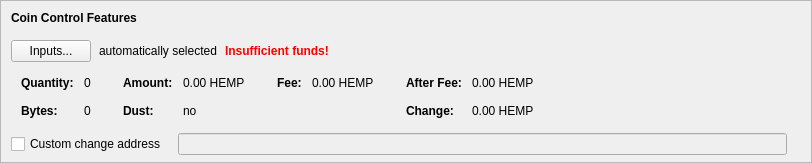
      <widget class="QFrame" name="frameCoinControl">
       <property name="sizePolicy">
        <sizepolicy hsizetype="Expanding" vsizetype="Fixed">
         <horstretch>0</horstretch>
         <verstretch>0</verstretch>
        </sizepolicy>
       </property>
       <property name="maximumSize">
        <size>
         <width>16777215</width>
         <height>16777215</height>
        </size>
       </property>
       <property name="frameShape">
        <enum>QFrame::StyledPanel</enum>
       </property>
       <property name="frameShadow">
        <enum>QFrame::Sunken</enum>
       </property>
       <layout class="QVBoxLayout" name="verticalLayoutCoinControl2">
        <property name="spacing">
         <number>0</number>
        </property>
        <property name="leftMargin">
         <number>0</number>
        </property>
        <property name="topMargin">
         <number>0</number>
        </property>
        <property name="rightMargin">
         <number>0</number>
        </property>
        <property name="bottomMargin">
         <number>6</number>
        </property>
        <item>
         <layout class="QVBoxLayout" name="verticalLayoutCoinControl" stretch="0,0,0,0,0">
          <property name="spacing">
           <number>0</number>
          </property>
          <property name="leftMargin">
           <number>10</number>
          </property>
          <property name="topMargin">
           <number>10</number>
          </property>
          <item>
           <layout class="QHBoxLayout" name="horizontalLayoutCoinControl1">
            <property name="bottomMargin">
             <number>15</number>
            </property>
            <item>
             <widget class="QLabel" name="labelCoinControlFeatures">
              <property name="sizePolicy">
               <sizepolicy hsizetype="Preferred" vsizetype="Maximum">
                <horstretch>0</horstretch>
                <verstretch>0</verstretch>
               </sizepolicy>
              </property>
              <property name="font">
               <font>
                <weight>75</weight>
                <bold>true</bold>
               </font>
              </property>
              <property name="styleSheet">
               <string notr="true">font-weight:bold;</string>
              </property>
              <property name="text">
               <string>Coin Control Features</string>
              </property>
             </widget>
            </item>
           </layout>
          </item>
          <item>
           <layout class="QHBoxLayout" name="horizontalLayoutCoinControl2" stretch="0,0,0,0">
            <property name="spacing">
             <number>8</number>
            </property>
            <property name="bottomMargin">
             <number>10</number>
            </property>
            <item>
             <widget class="QPushButton" name="pushButtonCoinControl">
              <property name="styleSheet">
               <string notr="true"/>
              </property>
              <property name="text">
               <string>Inputs...</string>
              </property>
              <property name="autoDefault">
               <bool>false</bool>
              </property>
             </widget>
            </item>
            <item>
             <widget class="QLabel" name="labelCoinControlAutomaticallySelected">
              <property name="text">
               <string>automatically selected</string>
              </property>
              <property name="margin">
               <number>5</number>
              </property>
             </widget>
            </item>
            <item>
             <widget class="QLabel" name="labelCoinControlInsuffFunds">
              <property name="font">
               <font>
                <weight>75</weight>
                <bold>true</bold>
               </font>
              </property>
              <property name="styleSheet">
               <string notr="true">color:red;font-weight:bold;</string>
              </property>
              <property name="text">
               <string>Insufficient funds!</string>
              </property>
              <property name="margin">
               <number>5</number>
              </property>
             </widget>
            </item>
            <item>
             <spacer name="horizontalSpacerCoinControl">
              <property name="orientation">
               <enum>Qt::Horizontal</enum>
              </property>
              <property name="sizeHint" stdset="0">
               <size>
                <width>40</width>
                <height>1</height>
               </size>
              </property>
             </spacer>
            </item>
           </layout>
          </item>
          <item>
           <widget class="QWidget" name="widgetCoinControl" native="true">
            <property name="sizePolicy">
             <sizepolicy hsizetype="Preferred" vsizetype="Preferred">
              <horstretch>0</horstretch>
              <verstretch>0</verstretch>
             </sizepolicy>
            </property>
            <property name="minimumSize">
             <size>
              <width>0</width>
              <height>0</height>
             </size>
            </property>
            <property name="styleSheet">
             <string notr="true"/>
            </property>
            <layout class="QHBoxLayout" name="horizontalLayoutCoinControl5">
             <property name="leftMargin">
              <number>0</number>
             </property>
             <property name="topMargin">
              <number>0</number>
             </property>
             <property name="rightMargin">
              <number>0</number>
             </property>
             <property name="bottomMargin">
              <number>0</number>
             </property>
             <item>
              <layout class="QHBoxLayout" name="horizontalLayoutCoinControl3" stretch="0,0,0,1">
               <property name="spacing">
                <number>20</number>
               </property>
               <property name="topMargin">
                <number>0</number>
               </property>
               <property name="bottomMargin">
                <number>10</number>
               </property>
               <item>
                <layout class="QFormLayout" name="formLayoutCoinControl1">
                 <property name="horizontalSpacing">
                  <number>10</number>
                 </property>
                 <property name="verticalSpacing">
                  <number>14</number>
                 </property>
                 <property name="leftMargin">
                  <number>10</number>
                 </property>
                 <property name="topMargin">
                  <number>4</number>
                 </property>
                 <property name="rightMargin">
                  <number>6</number>
                 </property>
                 <item row="0" column="0">
                  <widget class="QLabel" name="labelCoinControlQuantityText">
                   <property name="font">
                    <font>
                     <weight>75</weight>
                     <bold>true</bold>
                    </font>
                   </property>
                   <property name="text">
                    <string>Quantity:</string>
                   </property>
                   <property name="margin">
                    <number>0</number>
                   </property>
                  </widget>
                 </item>
                 <item row="0" column="1">
                  <widget class="QLabel" name="labelCoinControlQuantity">
                   <property name="cursor">
                    <cursorShape>IBeamCursor</cursorShape>
                   </property>
                   <property name="contextMenuPolicy">
                    <enum>Qt::ActionsContextMenu</enum>
                   </property>
                   <property name="text">
                    <string notr="true">0</string>
                   </property>
                   <property name="margin">
                    <number>0</number>
                   </property>
                   <property name="textInteractionFlags">
                    <set>Qt::LinksAccessibleByMouse|Qt::TextSelectableByKeyboard|Qt::TextSelectableByMouse</set>
                   </property>
                  </widget>
                 </item>
                 <item row="1" column="0">
                  <widget class="QLabel" name="labelCoinControlBytesText">
                   <property name="font">
                    <font>
                     <weight>75</weight>
                     <bold>true</bold>
                    </font>
                   </property>
                   <property name="text">
                    <string>Bytes:</string>
                   </property>
                  </widget>
                 </item>
                 <item row="1" column="1">
                  <widget class="QLabel" name="labelCoinControlBytes">
                   <property name="cursor">
                    <cursorShape>IBeamCursor</cursorShape>
                   </property>
                   <property name="contextMenuPolicy">
                    <enum>Qt::ActionsContextMenu</enum>
                   </property>
                   <property name="text">
                    <string notr="true">0</string>
                   </property>
                   <property name="textInteractionFlags">
                    <set>Qt::LinksAccessibleByMouse|Qt::TextSelectableByKeyboard|Qt::TextSelectableByMouse</set>
                   </property>
                  </widget>
                 </item>
                </layout>
               </item>
               <item>
                <layout class="QFormLayout" name="formLayoutCoinControl2">
                 <property name="horizontalSpacing">
                  <number>10</number>
                 </property>
                 <property name="verticalSpacing">
                  <number>14</number>
                 </property>
                 <property name="leftMargin">
                  <number>6</number>
                 </property>
                 <property name="topMargin">
                  <number>4</number>
                 </property>
                 <property name="rightMargin">
                  <number>6</number>
                 </property>
                 <item row="0" column="0">
                  <widget class="QLabel" name="labelCoinControlAmountText">
                   <property name="font">
                    <font>
                     <weight>75</weight>
                     <bold>true</bold>
                    </font>
                   </property>
                   <property name="text">
                    <string>Amount:</string>
                   </property>
                   <property name="margin">
                    <number>0</number>
                   </property>
                  </widget>
                 </item>
                 <item row="0" column="1">
                  <widget class="QLabel" name="labelCoinControlAmount">
                   <property name="cursor">
                    <cursorShape>IBeamCursor</cursorShape>
                   </property>
                   <property name="contextMenuPolicy">
                    <enum>Qt::ActionsContextMenu</enum>
                   </property>
                   <property name="text">
                    <string notr="true">0.00 HEMP</string>
                   </property>
                   <property name="textInteractionFlags">
                    <set>Qt::LinksAccessibleByMouse|Qt::TextSelectableByKeyboard|Qt::TextSelectableByMouse</set>
                   </property>
                  </widget>
                 </item>
                 <item row="1" column="0">
                  <widget class="QLabel" name="labelCoinControlLowOutputText">
                   <property name="font">
                    <font>
                     <weight>75</weight>
                     <bold>true</bold>
                    </font>
                   </property>
                   <property name="text">
                    <string>Dust:</string>
                   </property>
                  </widget>
                 </item>
                 <item row="1" column="1">
                  <widget class="QLabel" name="labelCoinControlLowOutput">
                   <property name="cursor">
                    <cursorShape>IBeamCursor</cursorShape>
                   </property>
                   <property name="contextMenuPolicy">
                    <enum>Qt::ActionsContextMenu</enum>
                   </property>
                   <property name="text">
                    <string notr="true">no</string>
                   </property>
                   <property name="textInteractionFlags">
                    <set>Qt::LinksAccessibleByMouse|Qt::TextSelectableByKeyboard|Qt::TextSelectableByMouse</set>
                   </property>
                  </widget>
                 </item>
                </layout>
               </item>
               <item>
                <layout class="QFormLayout" name="formLayoutCoinControl3">
                 <property name="horizontalSpacing">
                  <number>10</number>
                 </property>
                 <property name="verticalSpacing">
                  <number>14</number>
                 </property>
                 <property name="leftMargin">
                  <number>6</number>
                 </property>
                 <property name="topMargin">
                  <number>4</number>
                 </property>
                 <property name="rightMargin">
                  <number>6</number>
                 </property>
                 <item row="0" column="0">
                  <widget class="QLabel" name="labelCoinControlFeeText">
                   <property name="font">
                    <font>
                     <weight>75</weight>
                     <bold>true</bold>
                    </font>
                   </property>
                   <property name="text">
                    <string>Fee:</string>
                   </property>
                   <property name="margin">
                    <number>0</number>
                   </property>
                  </widget>
                 </item>
                 <item row="0" column="1">
                  <widget class="QLabel" name="labelCoinControlFee">
                   <property name="cursor">
                    <cursorShape>IBeamCursor</cursorShape>
                   </property>
                   <property name="contextMenuPolicy">
                    <enum>Qt::ActionsContextMenu</enum>
                   </property>
                   <property name="text">
                    <string notr="true">0.00 HEMP</string>
                   </property>
                   <property name="textInteractionFlags">
                    <set>Qt::LinksAccessibleByMouse|Qt::TextSelectableByKeyboard|Qt::TextSelectableByMouse</set>
                   </property>
                  </widget>
                 </item>
                </layout>
               </item>
               <item>
                <layout class="QFormLayout" name="formLayoutCoinControl4">
                 <property name="horizontalSpacing">
                  <number>10</number>
                 </property>
                 <property name="verticalSpacing">
                  <number>14</number>
                 </property>
                 <property name="leftMargin">
                  <number>6</number>
                 </property>
                 <property name="topMargin">
                  <number>4</number>
                 </property>
                 <property name="rightMargin">
                  <number>6</number>
                 </property>
                 <item row="0" column="0">
                  <widget class="QLabel" name="labelCoinControlAfterFeeText">
                   <property name="font">
                    <font>
                     <weight>75</weight>
                     <bold>true</bold>
                    </font>
                   </property>
                   <property name="text">
                    <string>After Fee:</string>
                   </property>
                   <property name="margin">
                    <number>0</number>
                   </property>
                  </widget>
                 </item>
                 <item row="0" column="1">
                  <widget class="QLabel" name="labelCoinControlAfterFee">
                   <property name="cursor">
                    <cursorShape>IBeamCursor</cursorShape>
                   </property>
                   <property name="contextMenuPolicy">
                    <enum>Qt::ActionsContextMenu</enum>
                   </property>
                   <property name="text">
                    <string notr="true">0.00 HEMP</string>
                   </property>
                   <property name="textInteractionFlags">
                    <set>Qt::LinksAccessibleByMouse|Qt::TextSelectableByKeyboard|Qt::TextSelectableByMouse</set>
                   </property>
                  </widget>
                 </item>
                 <item row="1" column="0">
                  <widget class="QLabel" name="labelCoinControlChangeText">
                   <property name="font">
                    <font>
                     <weight>75</weight>
                     <bold>true</bold>
                    </font>
                   </property>
                   <property name="text">
                    <string>Change:</string>
                   </property>
                  </widget>
                 </item>
                 <item row="1" column="1">
                  <widget class="QLabel" name="labelCoinControlChange">
                   <property name="cursor">
                    <cursorShape>IBeamCursor</cursorShape>
                   </property>
                   <property name="contextMenuPolicy">
                    <enum>Qt::ActionsContextMenu</enum>
                   </property>
                   <property name="text">
                    <string notr="true">0.00 HEMP</string>
                   </property>
                   <property name="textInteractionFlags">
                    <set>Qt::LinksAccessibleByMouse|Qt::TextSelectableByKeyboard|Qt::TextSelectableByMouse</set>
                   </property>
                  </widget>
                 </item>
                </layout>
               </item>
              </layout>
             </item>
            </layout>
           </widget>
          </item>
          <item>
           <layout class="QHBoxLayout" name="horizontalLayoutCoinControl4" stretch="0,0,0">
            <property name="spacing">
             <number>12</number>
            </property>
            <property name="sizeConstraint">
             <enum>QLayout::SetDefaultConstraint</enum>
            </property>
            <property name="topMargin">
             <number>5</number>
            </property>
            <property name="rightMargin">
             <number>5</number>
            </property>
            <item>
             <widget class="QCheckBox" name="checkBoxCoinControlChange">
              <property name="toolTip">
               <string>If this is activated, but the change address is empty or invalid, change will be sent to a newly generated address.</string>
              </property>
              <property name="text">
               <string>Custom change address</string>
              </property>
             </widget>
            </item>
            <item>
             <widget class="QValidatedLineEdit" name="lineEditCoinControlChange">
              <property name="enabled">
               <bool>false</bool>
              </property>
              <property name="sizePolicy">
               <sizepolicy hsizetype="Expanding" vsizetype="Fixed">
                <horstretch>0</horstretch>
                <verstretch>0</verstretch>
               </sizepolicy>
              </property>
             </widget>
            </item>
            <item>
             <widget class="QLabel" name="labelCoinControlChangeLabel">
              <property name="sizePolicy">
               <sizepolicy hsizetype="Preferred" vsizetype="Expanding">
                <horstretch>0</horstretch>
                <verstretch>0</verstretch>
               </sizepolicy>
              </property>
              <property name="minimumSize">
               <size>
                <width>0</width>
                <height>0</height>
               </size>
              </property>
              <property name="text">
               <string/>
              </property>
              <property name="margin">
               <number>3</number>
              </property>
             </widget>
            </item>
           </layout>
          </item>
          <item>
           <spacer name="verticalSpacerCoinControl">
            <property name="orientation">
             <enum>Qt::Vertical</enum>
            </property>
            <property name="sizeHint" stdset="0">
             <size>
              <width>800</width>
              <height>1</height>
             </size>
            </property>
           </spacer>
          </item>
         </layout>
        </item>
       </layout>
      </widget>
